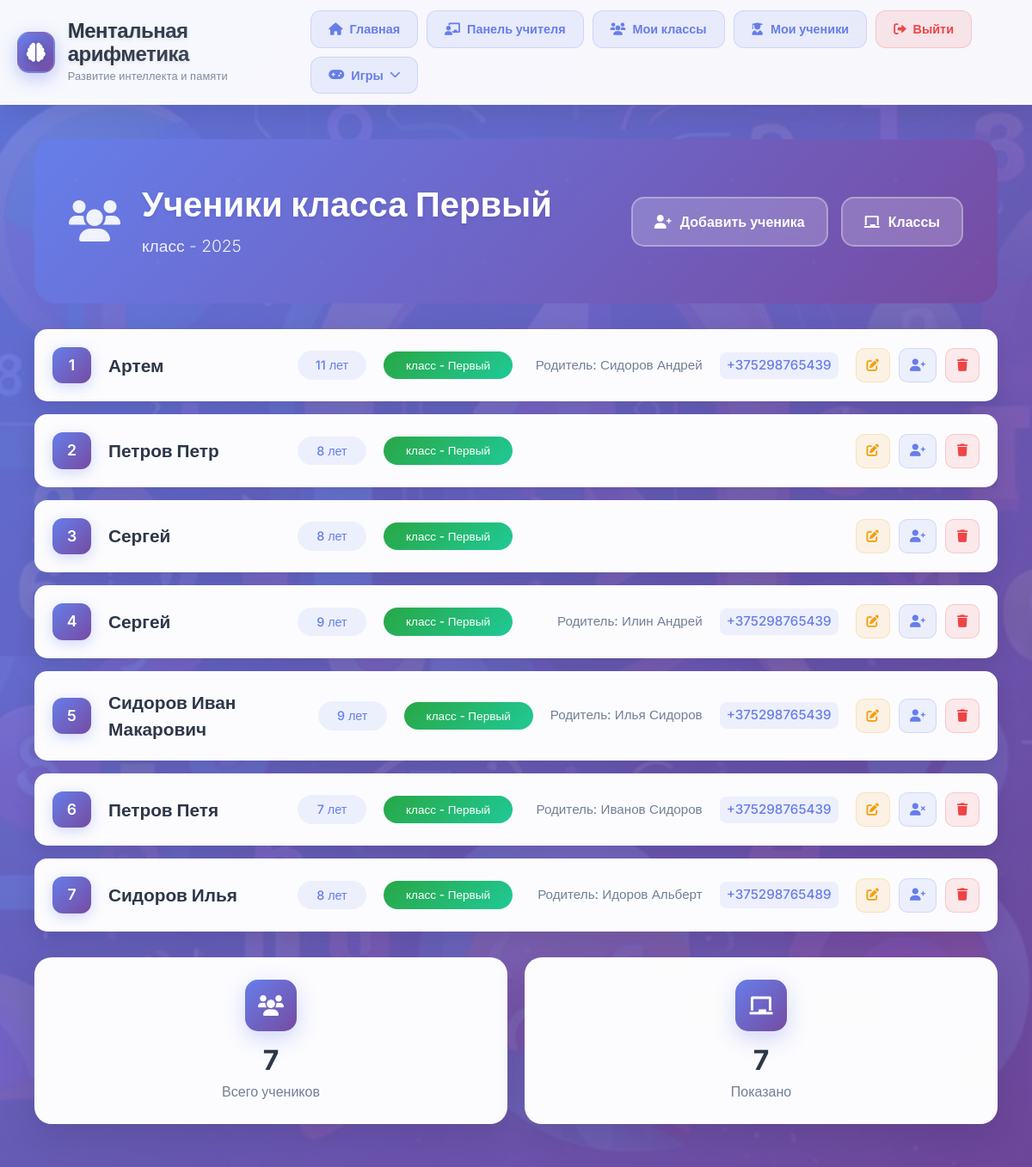
The page /teacher/classes/1/students/ (signed in) on the database as committed earlier.
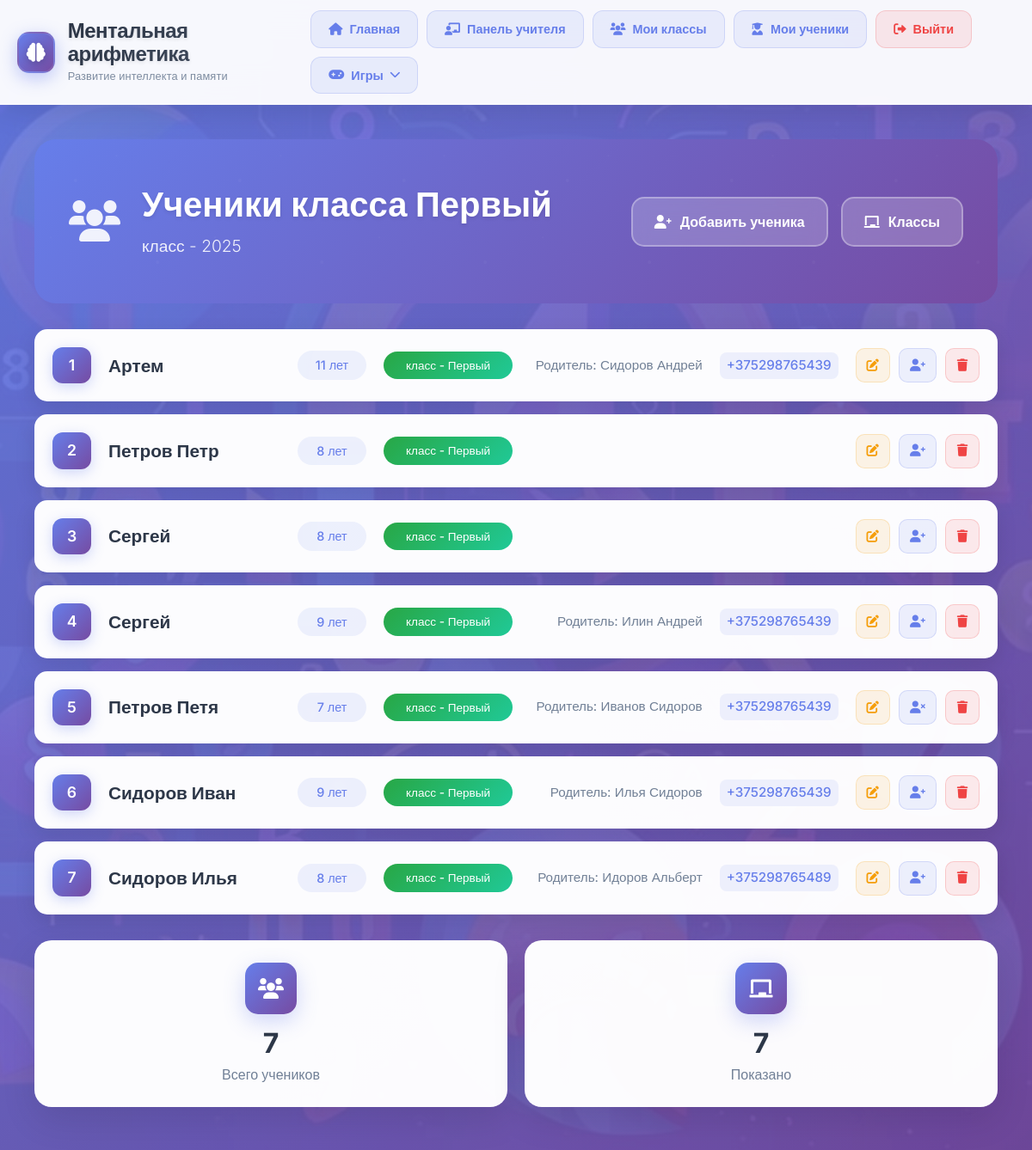
The same page on the database as committed later.
### mental_app/models.py (models this page shows, shortened)
class Students(models.Model):
    name = models.CharField(max_length=50, verbose_name='Имя')
    surname = models.CharField(max_length=50, verbose_name='Фамилия', default='')
    age = models.IntegerField(verbose_name='Возраст')
    student_class = models.ForeignKey(Class, on_delete=models.CASCADE, related_name='students', verbose_name='Класс', null=True, blank=True)
    parent_first_name = models.CharField(max_length=50, blank=True, null=True, verbose_name='Имя родителя')
    parent_last_name = models.CharField(max_length=50, blank=True, null=True, verbose_name='Фамилия родителя')
    parent_phone_number = models.CharField(max_length=15, blank=True, null=True, verbose_name='Номер телефона родителя')
    created_at = models.DateTimeField(default=timezone.now)
    updated_at = models.DateTimeField(default=timezone.now)
    class Meta:
        verbose_name = 'Ученик'
        verbose_name_plural = 'Ученики'

class Class(models.Model):
    name = models.CharField(max_length=100, verbose_name='Название класса', help_text='Например: "А", "Б", "В", "1А", "2Б", "Математический", "Гуманитарный"')
    teacher = models.ForeignKey(TeacherProfile, on_delete=models.CASCADE, related_name='classes', verbose_name='Учитель')
    time = models.TimeField(verbose_name='Время занятий', help_text='Время начала занятий')
    days = models.CharField(max_length=100, verbose_name='Дни занятий', help_text='Например: "Пн, Ср, Пт" или "Вторник, Четверг"')
    academic_year = models.CharField(max_length=20, verbose_name='Учебный год', help_text='Например: 2024-2025, 2024/2025, 2024')
    created_at = models.DateTimeField(auto_now_add=True)
    class Meta:
        verbose_name = 'Класс'
        verbose_name_plural = 'Классы'
        unique_together = ['name', 'teacher', 'academic_year']

### mental_app/views.py (the view)
# urls.py: path('teacher/classes/<int:class_id>/students/', views.students_list, name='students_list_by_class'),
@login_required
def students_list(request, class_id=None):
    try:
        teacher_profile = request.user.teacher_profile
        if teacher_profile.status != 'approved':
            return HttpResponseForbidden('Доступ запрещен')
        if class_id:
            class_obj = get_object_or_404(Class, id=class_id, teacher=teacher_profile)
            students = Students.objects.filter(student_class=class_obj).order_by('surname', 'name')
            context = {'students': students, 'class_obj': class_obj}
        else:
            students = Students.objects.filter(student_class__teacher=teacher_profile).order_by('surname', 'name')
            context = {'students': students}
        return render(request, 'students_list.html', context)
    except TeacherProfile.DoesNotExist:
        return HttpResponseForbidden('Доступ запрещен')

### templates/students_list.html (shortened to what the changed rows need)
{% extends 'base.html' %}
{% block content %}
<div class="students-container">
    <div class="page-header">
        <div class="header-content">
            <div class="header-text">
                <h1>
                    {% if class_obj %}
                        Ученики класса {{ class_obj.name }}
                    {% else %}
                        Мои ученики
                    {% endif %}
                </h1>
            </div>
        </div>
    </div>
    <div class="students-content">
        {% if students %}
            <div class="students-list">
                {% for student in students %}
                <div class="student-item">
                    <div class="student-main-info">
                        <span class="student-number">{{ forloop.counter }}</span>
                        <span class="student-name">{{ student.surname }} {{ student.name }}</span>
                        <span class="student-age">{{ student.age }} лет</span>
                        {% if student.student_class %}
                            <span class="student-class">{{ student.student_class.grade }} класс - {{ student.student_class.name }}</span>
                        {% else %}
                            <span class="student-class no-class">Без класса</span>
                        {% endif %}
                    </div>
                    {% if student.parent_first_name or student.parent_last_name or student.parent_phone_number %}
                    <div class="student-details">
                        {% if student.parent_first_name or student.parent_last_name %}
                            <span class="parent-info">Родитель: {{ student.parent_last_name }} {{ student.parent_first_name }}</span>
                        {% endif %}
                        {% if student.parent_phone_number %}
                            <a href="tel:{{ student.parent_phone_number }}" class="phone-link">{{ student.parent_phone_number }}</a>
                        {% endif %}
                    </div>
                    {% endif %}
                    <div class="student-actions">
                        <a href="{% url 'student_edit' student.id %}" class="action-btn edit-btn" title="Редактировать">
                            <i class="fas fa-edit"></i>
                        </a>
                        {% if student.account %}
                            <a href="{% url 'delete_student_account' student.id %}" class="action-btn account-btn" title="Удалить аккаунт"
                               onclick="return confirm('Вы действительно хотите удалить аккаунт ученика {{ student.surname }} {{ student.name }}?')">
                                <i class="fas fa-user-times"></i>
                            </a>
                        {% else %}
                            <a href="{% url 'create_student_account' student.id %}" class="action-btn account-btn" title="Создать аккаунт">
                                <i class="fas fa-user-plus"></i>
                            </a>
                        {% endif %}
                        <button type="button" class="action-btn delete-btn" title="Удалить ученика"
                                onclick="confirmDelete('{{ student.surname }} {{ student.name }}', '{% url 'student_delete' student.id %}')">
                            <i class="fas fa-trash"></i>
                        </button>
                    </div>
                </div>
                {% endfor %}
            </div>
        {% endif %}
    </div>
</div>
{% endblock %}

Rows that differ between the two databases and show on the page:
shown differently, row unchanged: Students "Петров": moves up the list
changed Students: surname (not shown) → "Сидоров"; name "Сидоров Иван Макарович" → "Иван"
